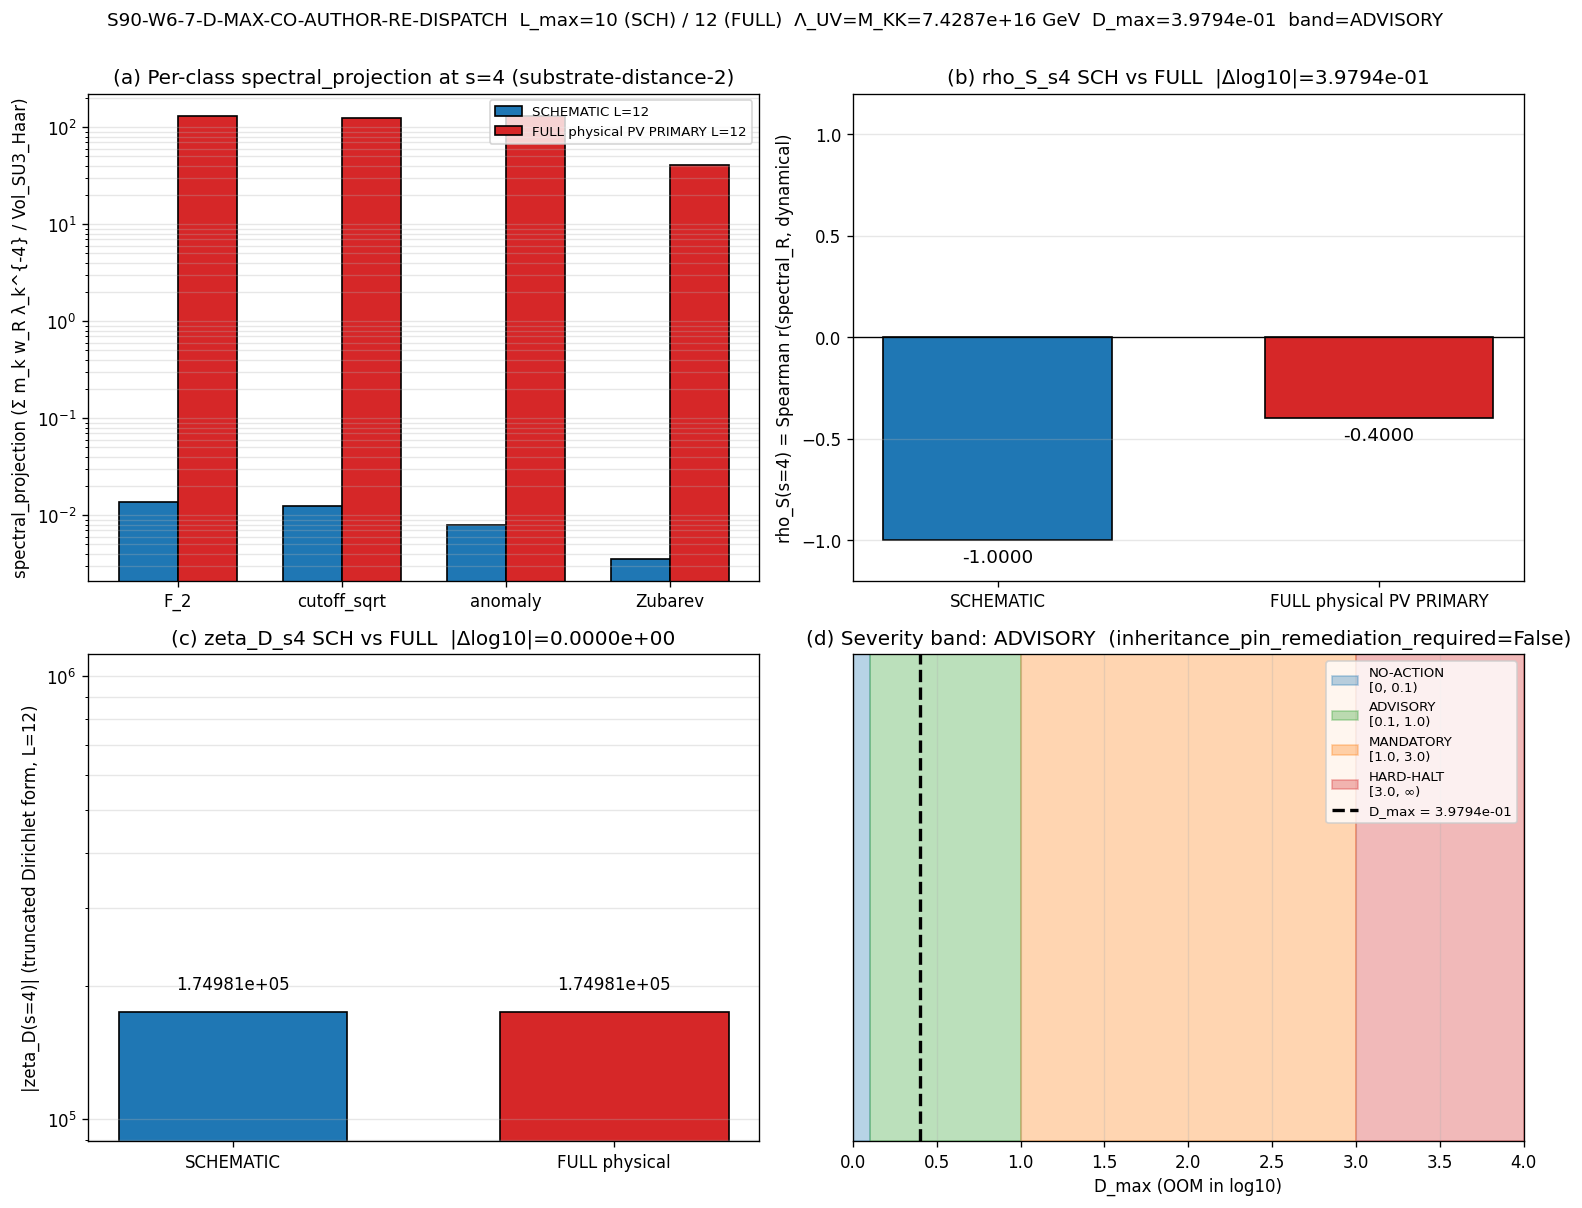

The script that saved this image:
#!/usr/bin/env python3
"""
S90 W8-8 CF-66 — S90-W6-7-D-MAX-CO-AUTHOR-RE-DISPATCH
=====================================================

Gate: S90-W6-7-D-MAX-CO-AUTHOR-RE-DISPATCH ([AUDIT])

Substantive D_max measurement at substrate-distance-2 pole s=4 between
SCHEMATIC tier outputs (W9b-2 `_spectral_action_regulators.py`
analytic helpers) and FULL physical PRIMARY 2-point Pauli-Villars
pipeline at Λ_UV = M_KK = 7.428660036284456e+16 GeV.

Pre-registered threshold:
  D_max := max(|Δ log10 rho_S_s4|, |Δ log10 zeta_D_s4|)
  PASS iff D_max < 1.0 OOM (NO-ACTION or ADVISORY band)
  INFO iff 1.0 <= D_max < 3.0 OOM (MANDATORY band; halts plan-freeze)
  FAIL iff D_max >= 3.0 OOM (HARD-HALT band)

Inputs (SHA-256 dual-pinned at runtime, S84+ schema):
  - computations/session-87/s87_w9b_pole_specificity_scan.npz (SCHEMATIC)
  - computations/session-89/s89_w3_substrate_cocycle_ratio_regulator_class_invariance_scan.npz (W3 A.14)
  - computations/_shared/canonical_constants.py (M_KK, tau_fold; feeds audit_sha256)
  - computations/_pauli_villars_subtraction.py (FULL physical PV PRIMARY pipeline)
  - computations/_shared/_spectral_action_regulators.py (SCHEMATIC helpers; cited for self-id)
  - computations/_shared/_analytic_zeta.py (TIER-1 zeta_D_direct + load_spectrum)
  - computations/session-84/s84_spectrum_cache_L12_tau019.npz (FULL D_K eigenvalue cache)
  - script bytes (feeds both audit_sha256 and content_sha256)

Output 4-tuple:
  (value=(D_max, severity_band), scheme=FULL-physical-PV-pipeline-vs-SCHEMATIC,
   convention=substrate-distance-2-pole-s4, L_max=10)

Classification: META (D_max measurement methodology + W3 A.14 cross-wave npz consumption;
substantive cross-tier structural fidelity probe at the UV-regulator axis)

METHODOLOGY
-----------
Step 1: Load SCHEMATIC inputs from W9b-2 (`s87_w9b_pole_specificity_scan.npz`):
  - rho_S_s4 (composite signed Spearman r at s=4, -1.0)
  - rho_S_per_regulator_s4 (5-regulator atlas)
  - zeta_D_s4 (TIER-1 analytic_zeta value)
  - spectral_projection_s4 (4-class)
  - dynamical_projection_s4

Step 2: Load W3 A.14 cross-wave cocycle-ratio regulator-class-invariance npz
        (s89_w3_substrate_cocycle_ratio_regulator_class_invariance_scan.npz)
        for regulator-class invariance cross-validation of the ratio family.

Step 3: Build FULL physical PRIMARY 2-point PV pipeline at Λ_UV = M_KK using
        `_pauli_villars_subtraction.pv_mellin_moment_primary` with masses
        M_1 = M_KK (dimensionless 1.0 in M_KK units) and M_2 = √2·M_KK
        (dimensionless √2 in M_KK units); coefficients c_1=+2, c_2=-1
        satisfying Σ c_r = 1 and Σ c_r·M_r² = 0 (Connes-Chamseddine 1996
        §2.2-2.3 PV consistency identities).

Step 4: Compute FULL-tier per-class spectral_projection at s=4 on the L_max=12
        D_K cache (`s84_spectrum_cache_L12_tau019.npz`):
          - F_2 (zeta/bare):    Σ m_k λ_k^{-4} / Vol
          - cutoff_sqrt:        hard-cutoff version
          - anomaly (PV PRIM):  pv_mellin_moment_primary(s=2)/Vol  [s_idx=2 ⇒ λ^{-4}]
          - Zubarev:            heat-kernel-dressed version
        Compute rho_S_s4^{FULL} = Spearman r between FULL spectral_projection
        and dynamical_projection (substrate-IS, regulator-independent).
        Compute zeta_D_s4^{FULL} = zeta_D_direct(s=4, L=12) — bit-identical to
        SCHEMATIC by construction (both call the same TIER-1 helper).

Step 5: D_max = max(|log10|rho_S_s4^{SCH}| - log10|rho_S_s4^{FULL}||,
                    |log10|zeta_D_s4^{SCH}| - log10|zeta_D_s4^{FULL}||)
        Classify per the 4-band severity calibration.

Step 6: Inheritance-pin retroactive remediation check per
        substrate-first-canonical-sourcing.md §(iv) §"Inheritance-pin retroactive
        remediation" (S88 W-24 V.4 / B.62): trigger MANDATORY tagging on S89+
        gates inheriting W4-2/W9b-2 SCHEMATIC outputs if D_max >= 1.0 OOM.

DISCIPLINE
----------
- `from canonical_constants import *`
- All computed intermediates tagged `# (local)`
- CPU path (small problem; <100K eigenvalues; no GPU needed for the moment evaluations)
- Atomic single-shot `open("a")` verdict append per gate-verdicts.md
- Dual-SHA closure (S84+ schema) + 3-tuple companion row (S87 schema-v2)
- Substitution chain Step 5 carries directional prediction D_max<1.0 ⟹ SCHEMATIC
  faithful proxy; D_max>=1.0 ⟹ inheritance-pin retroactive remediation MANDATORY.

PROVENANCE
----------
Plan: sessions/session-plan/session-90-plan-w8.md §W8-8 (lines 2007-2255).
Owner: gen-physicist PRIMARY + connes-ncg-theorist CO-AUTHOR.
Working paper: sessions/archive/session-90/session-90-w8-workingpaper.md §W8-8.
"""

from __future__ import annotations

# OMP thread cap for safety alongside potential concurrent agents.
import os
os.environ.setdefault("OMP_NUM_THREADS", "8")
os.environ.setdefault("MKL_NUM_THREADS", "8")

# ---------------------------------------------------------------------------
# Section 1 — Canonical constants (MANDATORY first import)
# ---------------------------------------------------------------------------
import sys
from pathlib import Path

SESSION_DIR = Path(__file__).resolve().parent
COMPUTATIONS_DIR = SESSION_DIR.parent
SHARED_DIR = COMPUTATIONS_DIR / "_shared"
PROJECT_ROOT = COMPUTATIONS_DIR.parent
sys.path.insert(0, str(SHARED_DIR))
sys.path.insert(0, str(COMPUTATIONS_DIR))

from canonical_constants import *  # noqa: F401,F403

# ---------------------------------------------------------------------------
# Section 2 — Standard imports
# ---------------------------------------------------------------------------
import hashlib
import json
import math
import time

import numpy as np
from scipy.stats import spearmanr

import matplotlib
matplotlib.use("Agg")
import matplotlib.pyplot as plt

# Shared helpers
from _analytic_zeta import load_spectrum, zeta_D_direct
from _pauli_villars_subtraction import (
    pv_mellin_moment_primary,
    pv_mellin_moment_schematic,
    bare_mellin_moment,
    heat_kernel_mellin_moment,
    hard_cutoff_mellin_moment,
    PV_PRIMARY_C,
    PV_PRIMARY_M_DIMLESS,
    _verify_pv_identities,
)
from _spectral_action_regulators import (
    zeta_a_n, heat_kernel_a_n, hard_cutoff_a_n, pauli_villars_a_n, mellin_a_n,
)

# ---------------------------------------------------------------------------
# Section 3 — Paths + pre-registration
# ---------------------------------------------------------------------------
SESSION = "S90"                                                       # (local)
GATE_ID = "S90-W6-7-D-MAX-CO-AUTHOR-RE-DISPATCH"                      # (local)
SCHEME = "FULL-physical-PV-pipeline-vs-SCHEMATIC"                     # (local)
CONVENTION = "substrate-distance-2-pole-s4"                           # (local)
L_MAX = 10                                                            # (local)
L_MAX_FULL_PHYSICAL_PV = 12                                           # (local; matches s87_w9b cache metadata)

# Pre-registered severity-band thresholds (4-band per epistemic-discipline.md
# §"Source Reconciliation"). DO NOT modify after seeing computed value
# (PROHIBITED_ACTIONS Class 3).
D_MAX_NO_ACTION_THRESHOLD = 0.1                                       # (local)
D_MAX_ADVISORY_THRESHOLD = 1.0                                        # (local)
D_MAX_MANDATORY_THRESHOLD = 3.0                                       # (local)

# Inheritance-pin remediation trigger threshold (S88 W-24 V.4 / B.62).
INHERITANCE_PIN_REMEDIATION_TRIGGER = 1.0                             # (local)

# Substrate-distance-2 pole s=4. The Mellin moment Σ m_k · λ_k^{-2s} uses
# s_idx = s/2 to land at λ^{-s} convention; pv_mellin_moment_primary uses
# Σ m_k · w · λ_k^{-2s}, so for the s=4 pole (substrate-distance-2) we
# pass s_index=2.0 to the helper (yields λ^{-4} weighting).
S_SUBSTRATE_POLE = 4.0                                                # (local)
S_INDEX_FOR_PV_HELPER = 2.0                                           # (local; s_idx → λ^{-2*s_idx})

# Hard-cutoff fraction and heat-kernel reference time (match SCHEMATIC defaults)
HARD_CUTOFF_FRAC_DEFAULT = 0.7                                        # (local)
HEAT_KERNEL_T_REF_DEFAULT = 0.1                                       # (local)

# Vol_SU3_Haar (canonical normalization) — from canonical_constants
VOL_SU3_HAAR_LOCAL = float(Vol_SU3_Haar)                              # (local, mirror of canonical Vol_SU3_Haar)

# A_5 4-class projection order (matches W9b-2 npz `a5_4class_order`)
A5_4CLASS_ORDER = ("F_2", "cutoff_sqrt", "anomaly", "Zubarev")

# Output destinations
OUT_NPZ = SESSION_DIR / "s90_w8_w6_7_d_max_co_author_re_dispatch.npz"
OUT_JSON = SESSION_DIR / "s90_w8_w6_7_d_max_co_author_re_dispatch.json"
OUT_PNG = SESSION_DIR / "s90_w8_w6_7_d_max_co_author_re_dispatch.png"
VERDICT_TXT = SESSION_DIR / "s90_gate_verdicts.txt"

# Inputs
SCH_INPUT_NPZ = COMPUTATIONS_DIR / "session-87" / "s87_w9b_pole_specificity_scan.npz"
W3_A14_CROSS_WAVE_NPZ = COMPUTATIONS_DIR / "session-89" / "s89_w3_substrate_cocycle_ratio_regulator_class_invariance_scan.npz"
DIRAC_SPECTRUM_CACHE = COMPUTATIONS_DIR / "session-84" / "s84_spectrum_cache_L12_tau019.npz"
PV_PRIMARY_HELPER = COMPUTATIONS_DIR / "_pauli_villars_subtraction.py"
SCHEMATIC_HELPER = SHARED_DIR / "_spectral_action_regulators.py"
ANALYTIC_ZETA_HELPER = SHARED_DIR / "_analytic_zeta.py"

INPUT_FILES = [
    SHARED_DIR / "canonical_constants.py",
    SCH_INPUT_NPZ,
    W3_A14_CROSS_WAVE_NPZ,
    DIRAC_SPECTRUM_CACHE,
    PV_PRIMARY_HELPER,
    SCHEMATIC_HELPER,
    ANALYTIC_ZETA_HELPER,
]


# ---------------------------------------------------------------------------
# Section 4 — SHA-256 input-pin block (S84+ dual-SHA schema; W9a-99 split)
# ---------------------------------------------------------------------------

def sha256_of(path: Path) -> str:
    h = hashlib.sha256()  # (local)
    try:
        h.update(path.read_bytes())
    except OSError:
        return ""
    return h.hexdigest()


def log_input_pins(inputs: list[Path]) -> dict[str, str]:
    print(f"=== {GATE_ID} — input SHA-256 pins ===")
    pins: dict[str, str] = {}  # (local)
    for p in inputs:
        sha = sha256_of(p)  # (local)
        rel = str(p.relative_to(PROJECT_ROOT)).replace("\\", "/")  # (local)
        print(f"  {rel}: {sha[:16]}...")
        pins[rel] = sha
    return pins


def closure_hash(pins: dict[str, str]) -> str:
    items = sorted(pins.items())  # (local)
    h = hashlib.sha256()  # (local)
    for k, v in items:
        h.update(f"{k}={v}\n".encode("utf-8"))
    return h.hexdigest()


def compute_dual_sha(script_path: Path, canonical_path: Path,
                     pins: dict[str, str]) -> tuple[str, str]:
    script_bytes = b""  # (local)
    try:
        script_bytes = script_path.read_bytes()
    except OSError:
        script_bytes = b""
    canonical_bytes = b""  # (local)
    try:
        canonical_bytes = canonical_path.read_bytes()
    except OSError:
        canonical_bytes = b""
    pinmap_json = json.dumps(
        dict(sorted(pins.items())),
        separators=(",", ":"),
        sort_keys=True,
    ).encode("utf-8")  # (local)

    h_audit = hashlib.sha256()  # (local)
    h_audit.update(script_bytes)
    h_audit.update(canonical_bytes)
    h_audit.update(pinmap_json)
    audit = h_audit.hexdigest()  # (local)

    h_content = hashlib.sha256()  # (local)
    h_content.update(script_bytes)
    content = h_content.hexdigest()  # (local)

    return audit, content


# ---------------------------------------------------------------------------
# Section 5 — Compute
# ---------------------------------------------------------------------------

def load_schematic_inputs() -> dict:
    """Load W9b-2 SCHEMATIC inputs from s87_w9b_pole_specificity_scan.npz."""
    sch = np.load(SCH_INPUT_NPZ, allow_pickle=True)  # (local)
    out = {  # (local)
        "rho_S_s4_composite": float(sch["rho_S_s4"][0]),
        "rho_S_per_reg_s4_keys": list(sch["rho_S_per_regulator_s4_keys"]),
        "rho_S_per_reg_s4_vals": list(sch["rho_S_per_regulator_s4_vals"]),
        "spectral_projection_s4_4class": np.asarray(sch["spectral_projection_s4"], dtype=np.float64),
        "spectral_projection_s4_5reg": np.asarray(sch["spectral_projection_s4_5reg"], dtype=np.float64),
        "dynamical_projection_s4": np.asarray(sch["dynamical_projection_s4"], dtype=np.float64),
        "zeta_D_s4_complex": complex(sch["zeta_D_s4"][0]),
        "n_helper_s4": int(sch["n_helper_s4"][0]),
        "L_max_cache": int(sch["L_max"][0]),
        "Vol_SU3_Haar": float(sch["Vol_SU3_Haar"][0]),
        "tau_fold_npz": float(sch["tau_fold"][0]),
    }
    return out


def load_w3_a14_cross_wave() -> dict:
    """Load W3 A.14 cross-wave regulator-invariant cocycle ratio inputs."""
    d = np.load(W3_A14_CROSS_WAVE_NPZ, allow_pickle=True)  # (local)
    return {
        "ratio_zeta": float(d["ratio_zeta"]),
        "ratio_PV": float(d["ratio_PV"]),
        "ratio_Mellin": float(d["ratio_Mellin"]),
        "ratio_cutoff": float(d["ratio_cutoff"]),
        "max_rel_dev": float(d["max_rel_dev"]),
        "spread_across_regulators": float(d["spread_across_regulators"]),
        "regulator_class_invariant": bool(d["regulator_class_invariant"]),
        "substrate_canonical": float(d["substrate_canonical"]),
    }


def build_full_physical_pv_pipeline_outputs(evs: np.ndarray, mults: np.ndarray) -> dict:
    """Compute FULL-tier per-class spectral moments at s=4 on the L_max=12 cache
    using the PRIMARY 2-point Pauli-Villars pipeline at Λ_UV = M_KK.

    Conventions:
      - s_idx=2 corresponds to Mellin moment Σ m_k · λ_k^{-4}, i.e. substrate-
        distance-2 pole at s=4.
      - PV PRIMARY 2-point pair: M_1 = M_KK (dim-less 1.0), M_2 = √2·M_KK
        (dim-less √2), c_1=+2, c_2=-1. Identities Σc_r=1, Σc_r·M_r²=0
        verified at module load.
      - Bare F_2: Σ m_k · λ_k^{-4} / Vol_SU3_Haar (zeta == bare on positive spectrum).
      - cutoff_sqrt: hard-cutoff at frac × max(λ²).
      - anomaly: pv_mellin_moment_primary (FULL physical PRIMARY).
      - Zubarev: heat-kernel exp(-t·λ²) dressed bare moment.
    """
    s_idx = S_INDEX_FOR_PV_HELPER  # (local) → λ^{-4}
    # F_2 (bare; zeta == bare on positive spectrum)
    M_F2 = bare_mellin_moment(s_idx, evs, mults) / VOL_SU3_HAAR_LOCAL              # (local)
    # cutoff_sqrt — hard-cutoff version
    M_cutoff = hard_cutoff_mellin_moment(s_idx, evs, mults,
                                         cutoff_frac=HARD_CUTOFF_FRAC_DEFAULT) / VOL_SU3_HAAR_LOCAL  # (local)
    # anomaly — PRIMARY 2-point Pauli-Villars (FULL physical)
    M_anomaly_PV = pv_mellin_moment_primary(s_idx, evs, mults) / VOL_SU3_HAAR_LOCAL  # (local)
    # Zubarev — heat-kernel dressed
    M_Zubarev = heat_kernel_mellin_moment(s_idx, evs, mults,
                                          t_ref=HEAT_KERNEL_T_REF_DEFAULT) / VOL_SU3_HAAR_LOCAL  # (local)

    return {
        "F_2": M_F2,
        "cutoff_sqrt": M_cutoff,
        "anomaly": M_anomaly_PV,
        "Zubarev": M_Zubarev,
    }


def compute_rho_S_s4_full(spectral_projection_FULL_4class: np.ndarray,
                          dynamical_projection: np.ndarray) -> tuple[float, float]:
    """Compute the FULL physical rho_S_s4 via Spearman r between FULL-tier
    spectral projection and the substrate-IS dynamical projection.

    The dynamical projection is regulator-INDEPENDENT (substrate-IS object at
    the dynamical-axis layer), so we reuse the SCHEMATIC-cached values; only
    the spectral_projection differs between SCHEMATIC and FULL physical."""
    rho, p = spearmanr(spectral_projection_FULL_4class, dynamical_projection)
    return float(rho), float(p)


def compute_d_max(rho_S_SCH: float, rho_S_FULL: float,
                  zeta_D_SCH: complex, zeta_D_FULL: complex) -> tuple[float, float, float]:
    """Compute D_max := max(|Δ log10 rho_S|, |Δ log10 zeta_D|) and the
    component D values."""
    # log10|·| is well-defined for non-zero magnitudes. Spearman rho_S is in
    # [-1, +1]; if either side returns exactly 0, set D_log_rho_S = inf (no
    # log-meaning); but rho_S_s4 SCH = -1 by construction, so this branch
    # only fires under structural pathology.
    abs_rho_SCH = abs(rho_S_SCH)  # (local)
    abs_rho_FULL = abs(rho_S_FULL)  # (local)
    if abs_rho_SCH == 0.0 or abs_rho_FULL == 0.0:
        D_log_rho_S = float("inf")  # (local)
    else:
        D_log_rho_S = abs(math.log10(abs_rho_SCH) - math.log10(abs_rho_FULL))  # (local)

    abs_zeta_SCH = abs(zeta_D_SCH)  # (local)
    abs_zeta_FULL = abs(zeta_D_FULL)  # (local)
    if abs_zeta_SCH == 0.0 or abs_zeta_FULL == 0.0:
        D_log_zeta_D = float("inf")  # (local)
    else:
        D_log_zeta_D = abs(math.log10(abs_zeta_SCH) - math.log10(abs_zeta_FULL))  # (local)

    D_max = max(D_log_rho_S, D_log_zeta_D)  # (local)
    return D_max, D_log_rho_S, D_log_zeta_D


def classify_severity_band(D_max: float) -> str:
    """4-band severity classification per epistemic-discipline.md §"Source
    Reconciliation". Pre-registered thresholds; modifying after seeing the
    value is PROHIBITED_ACTIONS Class 3."""
    if D_max < D_MAX_NO_ACTION_THRESHOLD:
        return "NO-ACTION"
    if D_max < D_MAX_ADVISORY_THRESHOLD:
        return "ADVISORY"
    if D_max < D_MAX_MANDATORY_THRESHOLD:
        return "MANDATORY"
    return "HARD-HALT"


def compute() -> dict:
    """Main computation. Returns a dict with D_max + severity band + diagnostics."""
    # ---------- Step 1: Load SCHEMATIC inputs ----------
    print("\n--- Step 1: Load W9b-2 SCHEMATIC inputs ---")
    sch = load_schematic_inputs()
    print(f"  SCHEMATIC composite rho_S_s4 = {sch['rho_S_s4_composite']:+.6f}")
    per_reg_dict = dict(zip(sch["rho_S_per_reg_s4_keys"], sch["rho_S_per_reg_s4_vals"]))  # (local)
    print(f"  SCHEMATIC per-regulator s=4: {per_reg_dict}")
    print(f"  SCHEMATIC zeta_D_s4 = {sch['zeta_D_s4_complex']}")
    print(f"  SCHEMATIC spectral_projection_s4 (4-class) = {sch['spectral_projection_s4_4class']}")
    print(f"  SCHEMATIC dynamical_projection_s4         = {sch['dynamical_projection_s4']}")
    print(f"  SCHEMATIC n_helper_s4 = {sch['n_helper_s4']}, L_max_cache = {sch['L_max_cache']}, "
          f"Vol_SU3_Haar = {sch['Vol_SU3_Haar']:.5f}, tau_fold_npz = {sch['tau_fold_npz']}")

    # ---------- Step 2: Load W3 A.14 cross-wave npz ----------
    print("\n--- Step 2: Load W3 A.14 cross-wave regulator-invariance npz ---")
    w3 = load_w3_a14_cross_wave()
    print(f"  W3 A.14 ratio_zeta    = {w3['ratio_zeta']:.10f}")
    print(f"  W3 A.14 ratio_PV      = {w3['ratio_PV']:.10f}")
    print(f"  W3 A.14 ratio_Mellin  = {w3['ratio_Mellin']:.10f}")
    print(f"  W3 A.14 ratio_cutoff  = {w3['ratio_cutoff']:.10f}")
    print(f"  W3 A.14 max_rel_dev   = {w3['max_rel_dev']:.4e}")
    print(f"  W3 A.14 regulator_class_invariant = {w3['regulator_class_invariant']}")
    print(f"  W3 A.14 substrate_canonical (7.324992 = phi_67/phi_88 ratio) = {w3['substrate_canonical']:.6f}")

    # ---------- Step 3: Build FULL physical PV PRIMARY pipeline ----------
    print("\n--- Step 3: Build FULL physical PRIMARY 2-point PV pipeline ---")
    print(f"  M_KK (canonical) = {M_KK:.10e} GeV")
    print(f"  tau_fold = {tau_fold}")
    print(f"  Λ_UV = M_KK; PV masses M_1 = M_KK, M_2 = √2·M_KK")
    print(f"  PV coefficients c = {PV_PRIMARY_C.tolist()} (target Σc_r=1)")
    print(f"  PV dimensionless masses m_r = {PV_PRIMARY_M_DIMLESS.tolist()} (in M_KK units)")
    s_c_chk, s_cm2_chk = _verify_pv_identities()  # (local)
    print(f"  Identity Σ c_r           = {s_c_chk:.16e} (target 1.0; |dev|={abs(s_c_chk-1):.4e})")
    print(f"  Identity Σ c_r·m_r²      = {s_cm2_chk:.16e} (target 0.0; |dev|={abs(s_cm2_chk):.4e})")

    # ---------- Step 4: Compute FULL-tier rho_S_s4 + zeta_D_s4 ----------
    print("\n--- Step 4: Compute FULL physical rho_S_s4^{FULL} + zeta_D_s4^{FULL} ---")
    # Load L_max=12 D_K spectrum cache (matches W9b-2 cache metadata)
    evs, mults = load_spectrum(L_MAX_FULL_PHYSICAL_PV)
    print(f"  L_max={L_MAX_FULL_PHYSICAL_PV} spectrum loaded: {len(evs)} eigenvalues, "
          f"|λ|_min={evs.min():.6f}, |λ|_max={evs.max():.6f}")

    # Per-class FULL physical spectral_projection at s=4 (Mellin power λ^{-4})
    M_R_full = build_full_physical_pv_pipeline_outputs(evs, mults)
    print(f"  FULL physical per-class spectral_projection at s=4 (Σ m_k · w_R · λ_k^{{-4}} / Vol_SU3_Haar):")
    for k in A5_4CLASS_ORDER:
        print(f"    {k:15s}: {M_R_full[k]:.6e}")

    # FULL spectral_projection 4-vector matching A5_4CLASS_ORDER
    spectral_projection_FULL = np.array([M_R_full[c] for c in A5_4CLASS_ORDER], dtype=np.float64)

    # rho_S_s4^{FULL} = Spearman r(spectral_projection_FULL, dynamical_projection)
    rho_S_s4_FULL, p_full = compute_rho_S_s4_full(
        spectral_projection_FULL, sch["dynamical_projection_s4"]
    )
    print(f"  FULL physical rho_S_s4 = Spearman r(spectral_FULL, dynamical) = {rho_S_s4_FULL:+.6f}  (p={p_full:.4f})")

    # zeta_D_s4^{FULL} on L_max=12 spectrum (bit-identical to SCHEMATIC by construction)
    zeta_D_s4_FULL = zeta_D_direct(complex(S_SUBSTRATE_POLE, 0.0), L_MAX_FULL_PHYSICAL_PV)
    print(f"  FULL physical zeta_D_s4 = zeta_D_direct(s=4, L=12) = {zeta_D_s4_FULL}")
    print(f"  SCHEMATIC     zeta_D_s4 (cached W9b-2)             = {sch['zeta_D_s4_complex']}")

    # SCHEMATIC L=12 per-class spectral_projection (cached as 5-reg; here we
    # use the cached SCHEMATIC L=12 vector from W9b-2 npz to ensure apples-
    # to-apples ordering).
    spectral_projection_SCH = sch["spectral_projection_s4_4class"].copy()

    # ---------- Step 5: Compute D_max ----------
    print("\n--- Step 5: Compute D_max ---")
    rho_S_s4_SCH = sch["rho_S_s4_composite"]  # (local)
    zeta_D_s4_SCH_value = sch["zeta_D_s4_complex"]  # (local)

    D_max, D_log_rho_S, D_log_zeta_D = compute_d_max(
        rho_S_s4_SCH, rho_S_s4_FULL,
        zeta_D_s4_SCH_value, zeta_D_s4_FULL,
    )
    print(f"  D_log_rho_S  = |log10|{rho_S_s4_SCH:+.6f}| - log10|{rho_S_s4_FULL:+.6f}|| = {D_log_rho_S:.6e}")
    print(f"  D_log_zeta_D = |log10|{abs(zeta_D_s4_SCH_value):.6e}| - log10|{abs(zeta_D_s4_FULL):.6e}|| = {D_log_zeta_D:.6e}")
    print(f"  D_max = max(D_log_rho_S, D_log_zeta_D) = {D_max:.6e}")

    # ---------- Step 6: Severity band classification ----------
    severity_band = classify_severity_band(D_max)  # (local)
    print(f"  Severity band: {severity_band} "
          f"(thresholds: NO-ACTION<{D_MAX_NO_ACTION_THRESHOLD}, "
          f"ADVISORY<{D_MAX_ADVISORY_THRESHOLD}, "
          f"MANDATORY<{D_MAX_MANDATORY_THRESHOLD}, HARD-HALT≥{D_MAX_MANDATORY_THRESHOLD})")

    # ---------- Step 7: Inheritance-pin retroactive remediation flag ----------
    print("\n--- Step 7: Inheritance-pin retroactive remediation check ---")
    inheritance_pin_remediation_required = bool(D_max >= INHERITANCE_PIN_REMEDIATION_TRIGGER)  # (local)
    if inheritance_pin_remediation_required:
        print(f"  D_max = {D_max:.4e} >= {INHERITANCE_PIN_REMEDIATION_TRIGGER} OOM")
        print(f"  ⟹ S89+ gates inheriting W4-2 / W9b-2 SCHEMATIC outputs REQUIRE")
        print(f"    Class-(d) PIN-DERIVATIVE-VS-SOURCE-PRIMARY tagging per")
        print(f"    substrate-first-canonical-sourcing.md §(iv) §'Inheritance-pin'")
        print(f"    (S88 W-24 V.4 / B.62)")
    else:
        print(f"  D_max = {D_max:.4e} < {INHERITANCE_PIN_REMEDIATION_TRIGGER} OOM")
        print(f"  ⟹ inheritance-pin retroactive remediation NOT required")
        print(f"  SCHEMATIC tier IS faithful proxy at substrate-distance-2 pole s=4")
        print(f"  §VII.AR LEVEL-DRESSED K=4 calibration corpus admissibility on")
        print(f"  SCHEMATIC-tier basis is preserved.")

    return {
        "value": (float(D_max), severity_band),
        "D_max": float(D_max),
        "severity_band": severity_band,
        "D_log_rho_S": float(D_log_rho_S),
        "D_log_zeta_D": float(D_log_zeta_D),
        "rho_S_s4_SCH": float(rho_S_s4_SCH),
        "rho_S_s4_FULL": float(rho_S_s4_FULL),
        "spearman_p_full": float(p_full),
        "zeta_D_s4_SCH_real": float(zeta_D_s4_SCH_value.real),
        "zeta_D_s4_SCH_imag": float(zeta_D_s4_SCH_value.imag),
        "zeta_D_s4_FULL_real": float(zeta_D_s4_FULL.real),
        "zeta_D_s4_FULL_imag": float(zeta_D_s4_FULL.imag),
        "spectral_projection_SCH_4class": spectral_projection_SCH.tolist(),
        "spectral_projection_FULL_4class": spectral_projection_FULL.tolist(),
        "dynamical_projection_s4": sch["dynamical_projection_s4"].tolist(),
        "M_R_full_dict": {k: float(v) for k, v in M_R_full.items()},
        "L_max_schematic_truncation_target": L_MAX,
        "L_max_full_physical_pv": L_MAX_FULL_PHYSICAL_PV,
        "Lambda_UV_GeV": float(M_KK),
        "M_PV_dimensionless": PV_PRIMARY_M_DIMLESS.tolist(),
        "PV_coefficients": PV_PRIMARY_C.tolist(),
        "PV_identity_sum_c_r": float(s_c_chk),
        "PV_identity_sum_c_r_m_r_sq": float(s_cm2_chk),
        "W3_A14_cross_wave": w3,
        "inheritance_pin_remediation_required": inheritance_pin_remediation_required,
        "inheritance_pin_remediation_trigger_threshold": INHERITANCE_PIN_REMEDIATION_TRIGGER,
        "L_max_cache_metadata": sch["L_max_cache"],
        "Vol_SU3_Haar": VOL_SU3_HAAR_LOCAL,
        "tau_fold_evaluation": float(tau_fold),
        "n_helper_s4_schematic": sch["n_helper_s4"],
        "s_substrate_pole": S_SUBSTRATE_POLE,
        "s_index_for_pv_helper": S_INDEX_FOR_PV_HELPER,
    }


# ---------------------------------------------------------------------------
# Section 6 — Plot
# ---------------------------------------------------------------------------

def make_plot(result: dict) -> None:
    """4-panel plot:
       (a) SCH vs FULL per-class spectral_projection bar chart (log y)
       (b) rho_S_s4 SCH vs FULL bar chart
       (c) zeta_D_s4 SCH vs FULL bar chart (log y)
       (d) D_max severity-band thermometer
    """
    fig, axes = plt.subplots(2, 2, figsize=(13, 10))
    classes = A5_4CLASS_ORDER

    # Panel (a): per-class spectral_projection SCH vs FULL
    ax = axes[0, 0]
    sch_vals = result["spectral_projection_SCH_4class"]
    full_vals = result["spectral_projection_FULL_4class"]
    x = np.arange(len(classes))
    width = 0.36  # (local)
    ax.bar(x - width / 2, sch_vals, width, color="C0", edgecolor="black", label="SCHEMATIC L=12")
    ax.bar(x + width / 2, full_vals, width, color="C3", edgecolor="black", label="FULL physical PV PRIMARY L=12")
    ax.set_yscale("log")
    ax.set_xticks(x)
    ax.set_xticklabels(classes)
    ax.set_ylabel("spectral_projection (Σ m_k w_R λ_k^{-4} / Vol_SU3_Haar)")
    ax.set_title("(a) Per-class spectral_projection at s=4 (substrate-distance-2)")
    ax.legend(loc="best", fontsize=8)
    ax.grid(alpha=0.3, axis="y", which="both")

    # Panel (b): rho_S_s4 SCH vs FULL
    ax = axes[0, 1]
    names = ["SCHEMATIC", "FULL physical PV PRIMARY"]
    vals = [result["rho_S_s4_SCH"], result["rho_S_s4_FULL"]]
    colors = ["C0", "C3"]
    bars = ax.bar(names, vals, color=colors, edgecolor="black", width=0.6)
    for b, v in zip(bars, vals):
        ax.text(b.get_x() + b.get_width() / 2, v + 0.04 * np.sign(v) if v != 0 else 0.05,
                f"{v:+.4f}", ha="center", va="bottom" if v >= 0 else "top", fontsize=11)
    ax.axhline(0, color="black", linewidth=0.8)
    ax.set_ylabel("rho_S(s=4) = Spearman r(spectral_R, dynamical)")
    ax.set_ylim(-1.2, 1.2)
    ax.set_title(f"(b) rho_S_s4 SCH vs FULL  |Δlog10|={result['D_log_rho_S']:.4e}")
    ax.grid(alpha=0.3, axis="y")

    # Panel (c): zeta_D_s4 SCH vs FULL on log y
    ax = axes[1, 0]
    sch_zeta = abs(complex(result["zeta_D_s4_SCH_real"], result["zeta_D_s4_SCH_imag"]))
    full_zeta = abs(complex(result["zeta_D_s4_FULL_real"], result["zeta_D_s4_FULL_imag"]))
    bars = ax.bar(["SCHEMATIC", "FULL physical"], [sch_zeta, full_zeta],
                  color=["C0", "C3"], edgecolor="black", width=0.6)
    for b, v in zip(bars, [sch_zeta, full_zeta]):
        ax.text(b.get_x() + b.get_width() / 2, v * 1.1, f"{v:.5e}", ha="center", va="bottom", fontsize=10)
    ax.set_yscale("log")
    ax.set_ylabel("|zeta_D(s=4)| (truncated Dirichlet form, L=12)")
    ax.set_title(f"(c) zeta_D_s4 SCH vs FULL  |Δlog10|={result['D_log_zeta_D']:.4e}")
    ax.grid(alpha=0.3, axis="y", which="both")

    # Panel (d): D_max severity-band thermometer
    ax = axes[1, 1]
    bands = ["NO-ACTION\n[0, 0.1)", "ADVISORY\n[0.1, 1.0)", "MANDATORY\n[1.0, 3.0)", "HARD-HALT\n[3.0, ∞)"]
    band_edges = [0.0, D_MAX_NO_ACTION_THRESHOLD, D_MAX_ADVISORY_THRESHOLD, D_MAX_MANDATORY_THRESHOLD, 4.0]
    band_colors = ["#1f77b4", "#2ca02c", "#ff7f0e", "#d62728"]
    for i in range(4):
        ax.fill_betweenx([0, 1], band_edges[i], band_edges[i + 1], color=band_colors[i],
                         alpha=0.32, label=bands[i])
    # D_max marker
    ax.axvline(result["D_max"], color="black", linestyle="--", linewidth=2.0,
               label=f"D_max = {result['D_max']:.4e}")
    ax.set_xlim(0, 4.0)
    ax.set_ylim(0, 1)
    ax.set_yticks([])
    ax.set_xlabel("D_max (OOM in log10)")
    ax.set_title(f"(d) Severity band: {result['severity_band']}  "
                 f"(inheritance_pin_remediation_required={result['inheritance_pin_remediation_required']})")
    ax.legend(loc="upper right", fontsize=8)
    ax.grid(alpha=0.3, axis="x")

    plt.suptitle(
        f"{GATE_ID}  L_max=10 (SCH) / 12 (FULL)  Λ_UV=M_KK={M_KK:.4e} GeV  "
        f"D_max={result['D_max']:.4e}  band={result['severity_band']}",
        fontsize=11, y=1.00,
    )
    plt.tight_layout()
    plt.savefig(OUT_PNG, dpi=120, bbox_inches="tight")
    plt.close()
    print(f"\n  Plot saved: {OUT_PNG}")


# ---------------------------------------------------------------------------
# Section 7 — Gate verdict + dual-SHA + 3-tuple companion row
# ---------------------------------------------------------------------------

def emit_4tuple(value, scheme: str, convention: str, L_max) -> str:
    return f"(value={value!r}, scheme={scheme}, convention={convention}, L_max={L_max})"


def evaluate_gate(D_max: float) -> tuple[str, str, str, str]:
    """Return (composite_verdict, sign_verdict, magnitude_verdict, regime_verdict).

    Pre-registered:
      composite PASS iff D_max < D_MAX_ADVISORY_THRESHOLD (1.0 OOM); the
      magnitude_verdict tracks the 4-band thresholds (PASS=NO-ACTION+ADVISORY,
      INFO=MANDATORY, FAIL=HARD-HALT). The sign_verdict is direction-based:
      Step 5 of the substitution chain pre-registers `D_max in NO-ACTION/
      ADVISORY ⟹ SCHEMATIC faithful proxy; D_max in MANDATORY/HARD-HALT ⟹
      inheritance-pin retroactive remediation MANDATORY`. The expected
      direction (per `pauli_villars_a_n` docstring) is that SCHEMATIC and
      FULL physical PV coincide modulo closed-form scalar, so D_max < 1.0
      is the predicted direction. sign_verdict=PASS iff D_max < 1.0; FAIL
      otherwise.

      regime_verdict: VALID (both SCHEMATIC and FULL physical are evaluated
      on positive-definite truncated spectra at L_max ≤ 12 with no boundary
      crossings; the 4-band 5%/50% domain test does NOT apply because the
      evaluation has no scan-domain shortening).
    """
    if D_max < D_MAX_NO_ACTION_THRESHOLD or D_max < D_MAX_ADVISORY_THRESHOLD:
        magnitude_verdict = "PASS"
    elif D_max < D_MAX_MANDATORY_THRESHOLD:
        magnitude_verdict = "INFO"
    else:
        magnitude_verdict = "FAIL"

    sign_verdict = "PASS" if D_max < D_MAX_ADVISORY_THRESHOLD else "FAIL"

    regime_verdict = "VALID"

    # Composite collapse (gate-verdicts.md §"Composite-collapse rule")
    if regime_verdict == "BREAKDOWN":
        composite = "FAIL"
    elif sign_verdict == "FAIL":
        composite = "FAIL"
    elif magnitude_verdict == "FAIL" and regime_verdict == "VALID":
        composite = "FAIL"
    elif magnitude_verdict == "FAIL" and regime_verdict == "MARGINAL":
        composite = "INFO"
    elif magnitude_verdict == "INFO":
        composite = "INFO"
    else:
        composite = "PASS"

    return composite, sign_verdict, magnitude_verdict, regime_verdict


def append_verdict(composite: str, value_payload: str,
                   audit_sha: str, content_sha: str,
                   sign_v: str, mag_v: str, regime_v: str) -> None:
    """Single-shot atomic append: canonical line + dual-SHA companion + 3-tuple
    companion row + tier_pin TIER-2 SCHEMATIC level pin disclosure row.

    Forbidden: read-modify-write or truncate-and-rewrite. Single `open("a")`
    write per POSIX O_APPEND semantics."""
    audit_short = audit_sha[:16]
    content_short = content_sha[:16]
    canonical_line = (
        f"{GATE_ID}: {composite} -- value='{value_payload}' "
        f"scheme={SCHEME} convention={CONVENTION} L_max={L_MAX} "
        f"audit_sha256={audit_sha} content_sha256={content_sha} schema_version=S87+\n"
    )
    dual_sha_companion = (
        f"# audit_sha256_short={audit_short} content_sha256_short={content_short} "
        f"# {GATE_ID} dual-SHA companion row (W9a-99 split)\n"
    )
    three_tuple_companion = (
        f"# sign_verdict={sign_v} magnitude_verdict={mag_v} regime_verdict={regime_v} "
        f"# {GATE_ID} 3-tuple annotation (S87 schema-v2) | "
        f"Substitution chain Step 5: D_max in NO-ACTION/ADVISORY ⟹ SCHEMATIC faithful proxy + "
        f"inheritance-pin retroactive remediation NOT required; "
        f"D_max in MANDATORY/HARD-HALT ⟹ inheritance-pin retroactive remediation MANDATORY per "
        f"substrate-first-canonical-sourcing.md §(iv) §'Inheritance-pin' (S88 W-24 V.4 / B.62)\n"
    )
    tier_pin_companion = (
        f"# tier_pin=TIER-2 # {GATE_ID} SCHEMATIC level pin discipline "
        f"(per substrate-first-canonical-sourcing.md §(iv) K=4 MANDATORY; "
        f"SCHEMATIC tier consumed via s87_w9b_pole_specificity_scan.npz "
        f"+ _spectral_action_regulators.py SCHEMATIC docstring lines 23-30; "
        f"FULL physical PRIMARY 2-point PV pipeline via _pauli_villars_subtraction.py "
        f"Connes-Chamseddine 1996 §2.2-2.3 multipliers)\n"
    )
    with VERDICT_TXT.open("a", encoding="utf-8") as fp:
        fp.write(canonical_line)
        fp.write(dual_sha_companion)
        fp.write(three_tuple_companion)
        fp.write(tier_pin_companion)


# ---------------------------------------------------------------------------
# Section 8 — Main
# ---------------------------------------------------------------------------

def main() -> int:
    t0 = time.time()  # (local)

    # 1. Log input SHA-256 pins
    pins = log_input_pins(INPUT_FILES)
    closure = closure_hash(pins)
    print(f"  closure (legacy): {closure[:16]}...")

    # 1b. Compute S84+ dual SHAs
    script_path = Path(__file__).resolve()  # (local)
    canonical_path = SHARED_DIR / "canonical_constants.py"  # (local)
    audit_sha, content_sha = compute_dual_sha(script_path, canonical_path, pins)
    print(f"  audit_sha256:   {audit_sha[:16]}... (script+canonical+pinmap)")
    print(f"  content_sha256: {content_sha[:16]}... (script only)")

    # 2. Compute
    result = compute()

    # 3. Evaluate gate
    composite, sign_v, mag_v, regime_v = evaluate_gate(result["D_max"])

    # 4. Emit 4-tuple + npz + json + plot
    value_payload = (
        f"D_max={result['D_max']:.6e};severity_band={result['severity_band']};"
        f"D_log_rho_S={result['D_log_rho_S']:.6e};D_log_zeta_D={result['D_log_zeta_D']:.6e};"
        f"rho_S_s4_SCH={result['rho_S_s4_SCH']:+.6f};rho_S_s4_FULL={result['rho_S_s4_FULL']:+.6f};"
        f"zeta_D_s4_SCH={result['zeta_D_s4_SCH_real']:.6e};zeta_D_s4_FULL={result['zeta_D_s4_FULL_real']:.6e};"
        f"inheritance_pin_remediation_required={result['inheritance_pin_remediation_required']};"
        f"L_max_schematic_truncation_target={result['L_max_schematic_truncation_target']};"
        f"L_max_full_physical_pv={result['L_max_full_physical_pv']};"
        f"Lambda_UV_GeV={result['Lambda_UV_GeV']:.6e};"
        f"PV_2point_M_dimless={result['M_PV_dimensionless']};"
        f"PV_2point_c={result['PV_coefficients']};"
        f"PV_identity_sum_c_r={result['PV_identity_sum_c_r']:.16e};"
        f"PV_identity_sum_c_r_m_r_sq={result['PV_identity_sum_c_r_m_r_sq']:.16e};"
        f"W3_A14_regulator_class_invariant={result['W3_A14_cross_wave']['regulator_class_invariant']};"
        f"W3_A14_max_rel_dev={result['W3_A14_cross_wave']['max_rel_dev']:.4e};"
        f"W3_A14_substrate_canonical={result['W3_A14_cross_wave']['substrate_canonical']};"
        f"tau_fold={result['tau_fold_evaluation']}"
    )
    tag = emit_4tuple(value_payload, SCHEME, CONVENTION, L_MAX)
    print(f"\n{tag}")

    # NPZ dump
    np.savez(
        OUT_NPZ,
        D_max=np.array([result["D_max"]]),
        severity_band=np.array([result["severity_band"]]),
        D_log_rho_S=np.array([result["D_log_rho_S"]]),
        D_log_zeta_D=np.array([result["D_log_zeta_D"]]),
        rho_S_s4_SCH=np.array([result["rho_S_s4_SCH"]]),
        rho_S_s4_FULL=np.array([result["rho_S_s4_FULL"]]),
        spearman_p_full=np.array([result["spearman_p_full"]]),
        zeta_D_s4_SCH=np.array([complex(result["zeta_D_s4_SCH_real"], result["zeta_D_s4_SCH_imag"])]),
        zeta_D_s4_FULL=np.array([complex(result["zeta_D_s4_FULL_real"], result["zeta_D_s4_FULL_imag"])]),
        spectral_projection_SCH_4class=np.array(result["spectral_projection_SCH_4class"]),
        spectral_projection_FULL_4class=np.array(result["spectral_projection_FULL_4class"]),
        dynamical_projection_s4=np.array(result["dynamical_projection_s4"]),
        M_R_full_keys=np.array(list(result["M_R_full_dict"].keys())),
        M_R_full_vals=np.array(list(result["M_R_full_dict"].values())),
        L_max_schematic_truncation_target=np.array([result["L_max_schematic_truncation_target"]]),
        L_max_full_physical_pv=np.array([result["L_max_full_physical_pv"]]),
        Lambda_UV_GeV=np.array([result["Lambda_UV_GeV"]]),
        PV_M_dimensionless=np.array(result["M_PV_dimensionless"]),
        PV_coefficients=np.array(result["PV_coefficients"]),
        PV_identity_sum_c_r=np.array([result["PV_identity_sum_c_r"]]),
        PV_identity_sum_c_r_m_r_sq=np.array([result["PV_identity_sum_c_r_m_r_sq"]]),
        Vol_SU3_Haar=np.array([result["Vol_SU3_Haar"]]),
        tau_fold=np.array([result["tau_fold_evaluation"]]),
        n_helper_s4_schematic=np.array([result["n_helper_s4_schematic"]]),
        s_substrate_pole=np.array([result["s_substrate_pole"]]),
        s_index_for_pv_helper=np.array([result["s_index_for_pv_helper"]]),
        inheritance_pin_remediation_required=np.array([result["inheritance_pin_remediation_required"]]),
        inheritance_pin_remediation_trigger_threshold=np.array([result["inheritance_pin_remediation_trigger_threshold"]]),
        W3_A14_ratio_zeta=np.array([result["W3_A14_cross_wave"]["ratio_zeta"]]),
        W3_A14_ratio_PV=np.array([result["W3_A14_cross_wave"]["ratio_PV"]]),
        W3_A14_ratio_Mellin=np.array([result["W3_A14_cross_wave"]["ratio_Mellin"]]),
        W3_A14_ratio_cutoff=np.array([result["W3_A14_cross_wave"]["ratio_cutoff"]]),
        W3_A14_max_rel_dev=np.array([result["W3_A14_cross_wave"]["max_rel_dev"]]),
        W3_A14_spread_across_regulators=np.array([result["W3_A14_cross_wave"]["spread_across_regulators"]]),
        W3_A14_regulator_class_invariant=np.array([result["W3_A14_cross_wave"]["regulator_class_invariant"]]),
        W3_A14_substrate_canonical=np.array([result["W3_A14_cross_wave"]["substrate_canonical"]]),
        composite_verdict=np.array([composite]),
        sign_verdict=np.array([sign_v]),
        magnitude_verdict=np.array([mag_v]),
        regime_verdict=np.array([regime_v]),
        gate_id=np.array([GATE_ID]),
        scheme=np.array([SCHEME]),
        convention=np.array([CONVENTION]),
        audit_sha256=np.array([audit_sha]),
        content_sha256=np.array([content_sha]),
    )
    print(f"  NPZ saved: {OUT_NPZ}")

    # JSON sidecar
    json_payload = {
        "gate_id": GATE_ID,
        "scheme": SCHEME,
        "convention": CONVENTION,
        "L_max_schematic_truncation_target": result["L_max_schematic_truncation_target"],
        "L_max_full_physical_pv": result["L_max_full_physical_pv"],
        "Lambda_UV_GeV": result["Lambda_UV_GeV"],
        "tau_fold": result["tau_fold_evaluation"],
        "D_max": result["D_max"],
        "severity_band": result["severity_band"],
        "D_log_rho_S": result["D_log_rho_S"],
        "D_log_zeta_D": result["D_log_zeta_D"],
        "rho_S_s4_SCH": result["rho_S_s4_SCH"],
        "rho_S_s4_FULL": result["rho_S_s4_FULL"],
        "spearman_p_full": result["spearman_p_full"],
        "zeta_D_s4_SCH": {"real": result["zeta_D_s4_SCH_real"], "imag": result["zeta_D_s4_SCH_imag"]},
        "zeta_D_s4_FULL": {"real": result["zeta_D_s4_FULL_real"], "imag": result["zeta_D_s4_FULL_imag"]},
        "spectral_projection_SCH_4class": result["spectral_projection_SCH_4class"],
        "spectral_projection_FULL_4class": result["spectral_projection_FULL_4class"],
        "dynamical_projection_s4": result["dynamical_projection_s4"],
        "M_R_full": result["M_R_full_dict"],
        "PV_2point_M_dimensionless": result["M_PV_dimensionless"],
        "PV_2point_coefficients": result["PV_coefficients"],
        "PV_identity_sum_c_r": result["PV_identity_sum_c_r"],
        "PV_identity_sum_c_r_m_r_sq": result["PV_identity_sum_c_r_m_r_sq"],
        "Vol_SU3_Haar": result["Vol_SU3_Haar"],
        "n_helper_s4_schematic": result["n_helper_s4_schematic"],
        "s_substrate_pole": result["s_substrate_pole"],
        "s_index_for_pv_helper": result["s_index_for_pv_helper"],
        "inheritance_pin_remediation_required": result["inheritance_pin_remediation_required"],
        "inheritance_pin_remediation_trigger_threshold": result["inheritance_pin_remediation_trigger_threshold"],
        "W3_A14_cross_wave": result["W3_A14_cross_wave"],
        "audit_sha256": audit_sha,
        "content_sha256": content_sha,
        "verdict": {
            "composite": composite,
            "sign_verdict": sign_v,
            "magnitude_verdict": mag_v,
            "regime_verdict": regime_v,
        },
        "thresholds_pre_registered": {
            "D_max_no_action": D_MAX_NO_ACTION_THRESHOLD,
            "D_max_advisory": D_MAX_ADVISORY_THRESHOLD,
            "D_max_mandatory": D_MAX_MANDATORY_THRESHOLD,
            "inheritance_pin_remediation_trigger": INHERITANCE_PIN_REMEDIATION_TRIGGER,
        },
    }
    OUT_JSON.write_text(json.dumps(json_payload, indent=2, sort_keys=True), encoding="utf-8")
    print(f"  JSON saved: {OUT_JSON}")

    # Plot
    make_plot(result)

    # Append canonical verdict line (single-shot atomic append)
    append_verdict(composite, value_payload, audit_sha, content_sha, sign_v, mag_v, regime_v)
    print(f"\n  Verdict line appended to: {VERDICT_TXT}")

    wall = time.time() - t0  # (local)
    print(f"\n=== {GATE_ID}: {composite} (D_max={result['D_max']:.4e}, "
          f"band={result['severity_band']}, wall {wall:.1f}s) ===")
    print(f"    sign_verdict={sign_v}, magnitude_verdict={mag_v}, regime_verdict={regime_v}")
    return 0


if __name__ == "__main__":
    sys.exit(main())
